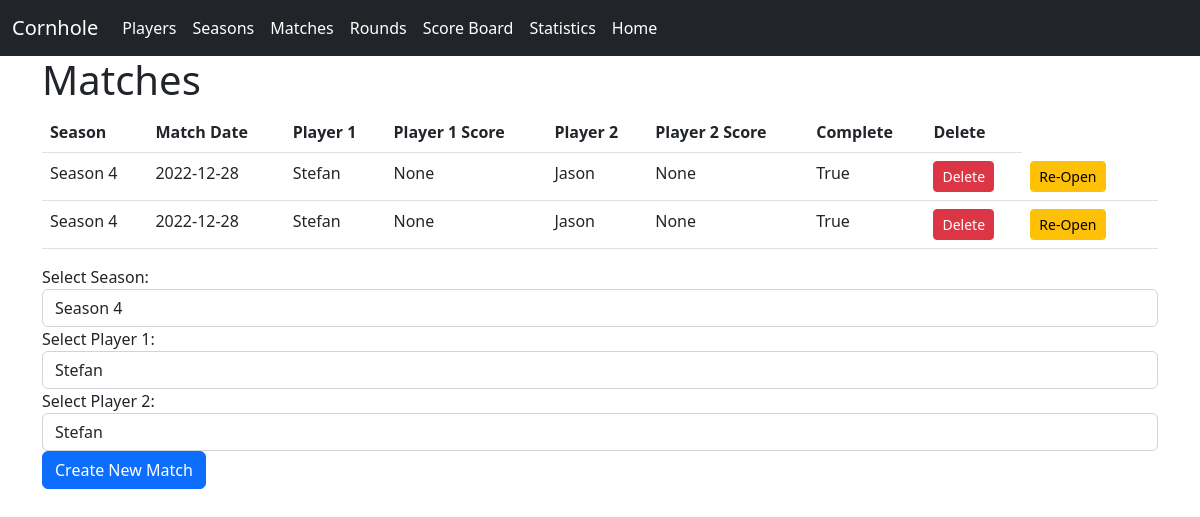
Page /matches on the earlier database version.
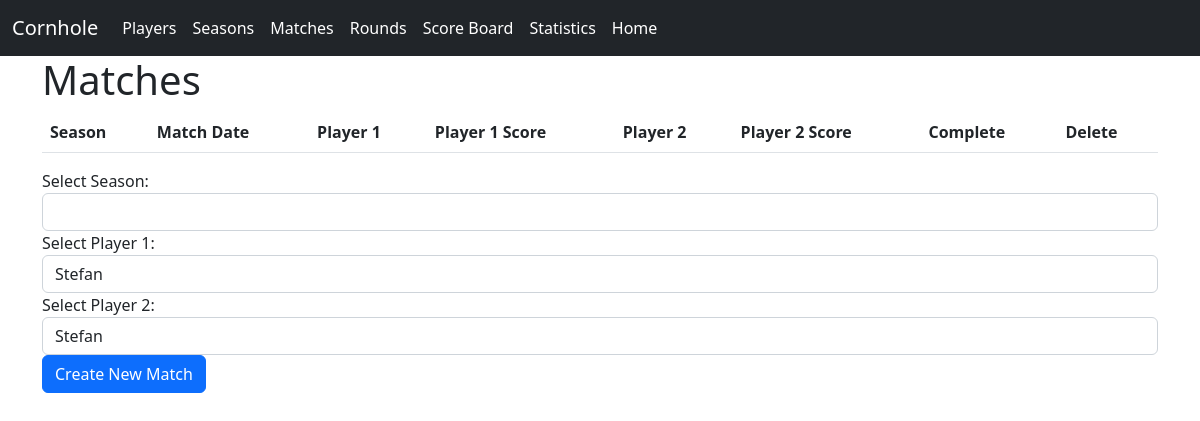
Same page on the later database version.
### website/models.py (models this page shows)
class Match(db.Model):
    id = db.Column(db.Integer, primary_key=True)
    player1 = db.Column(db.Integer, db.ForeignKey('player.id'), nullable=False)
    player2 = db.Column(db.Integer, db.ForeignKey('player.id'), nullable=False)
    player1_score = db.Column(db.Integer, nullable=True)
    player2_score = db.Column(db.Integer, nullable=True)
    date = db.Column(db.DateTime(timezone=True), default=func.now())
    season = db.Column(db.Integer, db.ForeignKey('season.id'), nullable=False)
    rounds = db.relationship('Round', backref='match', lazy=True)
    completed = db.Column(db.Boolean, default=False)

class Season(db.Model):
    id = db.Column(db.Integer, primary_key=True)
    name = db.Column(db.String(150), unique=True)
    startDate = db.Column(db.DateTime(timezone=True), default=func.now())
    closed = db.Column(db.Boolean, default=False)

class Player(db.Model):
    id = db.Column(db.Integer, primary_key=True)
    first_name = db.Column(db.String(150), unique=True)
    notes = db.relationship("Note")

### website/views.py (the view, shortened to what this page needs)
@views.route("/matches", methods=["GET", "POST"])
def matches():
    openSeasons = Season.query.filter_by(closed=False)
    seasons = {season.id: season.name for season in Season.query.all()}
    allPlayers = Player.query.all()
    matches = Match.query.all()
    players = {player.id: player.first_name for player in Player.query.all()}
    return render_template("matches.html", matches=matches, players=players, allPlayers=allPlayers, seasons=seasons, openSeasons=openSeasons)

### website/templates/matches.html (shortened to what this page needs)
{% extends "base.html" %}
{% block content %}
    <h1>Matches</h1>
<table class="table">
        <thead>
            <tr>
                <th scope="col">Season</th>
                <th scope="col">Match Date </th>
                <th scope="col">Player 1</th>
                <th scope="col">Player 1 Score</th>
                <th scope="col">Player 2</th>
                <th scope="col">Player 2 Score</th>
                <th scope="col">Complete</th>
                <th scope="col">Delete</th>
            </tr>
        </thead>
        <tbody>
            {% for match in matches %}
            <tr>
                <td>{{ seasons[match.season] }}</td>
                <td>{{ match.date.date() }}</td>
                <td>{{ players[match.player1] }}</td>
                <td>{{ match.player1_score }}</td>
                <td>{{ players[match.player2] }}</td>
                <td>{{ match.player2_score }}</td>
                <td>{{ match.completed }}</td>
                <td>
                    <form method="POST"
                        action="{{ url_for('views.delete_match', match_id=match.id) }}">
                        <input type="submit" class="btn btn-sm btn-danger" value="Delete"
                            onclick="return confirm('Are you sure you want to delete this match?')">
                    </form>
                </td>
                <td>
                  {% if match.completed == False %}
                    <form method="POST"
                        action="{{ url_for('views.complete_match', match_id=match.id) }}">
                        <input type="submit" class="btn btn-sm btn-success" value="Complete"
                            onclick="return confirm('Are you sure you want to complete this match?')">
                    </form>
                  {% else %}
                    <form method="POST"
                        action="{{ url_for('views.open_match', match_id=match.id) }}">
                        <input type="submit" class="btn btn-sm btn-warning" value="Re-Open"
                            onclick="return confirm('Are you sure you want to re-open this match?')">
                    </form>
                  {% endif %}
                </td>
                <td></td>
            </tr>
            {% endfor %}
        </tbody>
</table>
<form method = "POST">
    <div class="form-group">
      <label for="seasonSelect">Select Season:</label>
        <select class="form-control" id="seasonSelect" name="seasonSelect">
            {% for season in openSeasons %}
            <option value="{{ season.id }}">{{ season.name }} </option>
            {% endfor %}
        </select>
      <label for="playerSelect1">Select Player 1:</label>
      <select class="form-control" id="player1Select" name="player1Select">
        {% for player in allPlayers %}
          <option value="{{ player.id }}">{{ player.first_name }} </option>
        {% endfor %}
      </select>
      <label for="playerSelect2">Select Player 2:</label>
      <select class="form-control" id="player2Select" name="player2Select">
        {% for player in allPlayers %}
          <option value="{{ player.id }}">{{ player.first_name }} </option>
        {% endfor %}
      </select>
    </div>
    <button type="submit" class="btn btn-primary">Create New Match</button>
  </form>
{% endblock %}

### website/templates/base.html (shortened to what this page needs)
<!DOCTYPE html>
<html>
  <head>
    <link
    href="https://cdn.jsdelivr.net/npm/bootstrap@5.2.3/dist/css/bootstrap.min.css"
    rel="stylesheet"
    />
    <link
      rel="stylesheet"
      href="https://stackpath.bootstrapcdn.com/font-awesome/4.7.0/css/font-awesome.min.css"
    />
  </head>
  <body>
    <nav class="navbar navbar-expand-lg navbar-dark bg-dark">
      <div class="container-fluid">
        <a class="navbar-brand" href="/">Cornhole</a>
      <div class="collapse navbar-collapse" id="navbarSupportedContent">
        <ul class="navbar-nav me-auto mb-2 mb-lg-0">
          <li class="nav-item">
            <a class="nav-link active" aria-current="page" id="players" href="/players">Players</a>
          </li>
          <li class="nav-item">
            <a class="nav-link active" aria-current="page" id="seasons" href="/seasons">Seasons</a>
          </li>
          <li class="nav-item">
            <a class="nav-link active" aria-current="page" id="matches" href="/matches">Matches</a>
          </li>
          <li class="nav-item">
            <a class="nav-link active" aria-current="page" id="rounds" href="/rounds">Rounds</a>
          </li>
          <li class="nav-item">
            <a class="nav-link active" aria-current="page" id="scoreboard" href="/score-board">Score Board</a>
          </li>
          <li class="nav-item">
            <a class="nav-link active" aria-current="page" id="stats" href="/stats">Statistics</a>
          </li>
          <li class="nav-item">
            <a class="nav-link active" aria-current="page" id="home" href="/">Home</a>
          </li>
        </div>
      </div>
    </nav>
    <div class="container">
      {% block content%} {% endblock %}
    </div>
  </body>
</html>

Differences in the rows shown:
removed Match: season.name "Season 4", date "2022-12-28", player1.first_name "Stefan", player1_score "None", player2.first_name "Jason", player2_score "None", completed "True"
removed Match: season.name "Season 4", date "2022-12-28", player1.first_name "Stefan", player1_score "None", player2.first_name "Jason", player2_score "None", completed "True"
Other differences:
form field seasonSelect: "Season 4" → (not shown)
